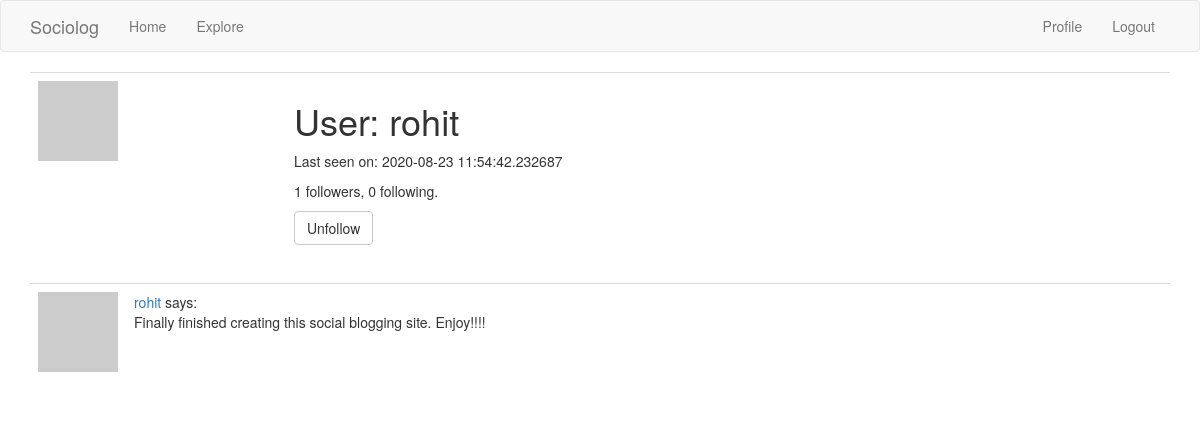
Screenshot of /user/rohit (signed in) with the database file from the repository.
### app/models.py (models this page shows, shortened)
class User(UserMixin, db.Model):
	id = db.Column(db.Integer, primary_key=True)
	username = db.Column(db.String(64), index=True, unique=True)
	email = db.Column(db.String(120), index=True, unique=True)
	password_hash = db.Column(db.String(128))
	posts = db.relationship('Post', backref='author', lazy='dynamic')
	about_me = db.Column(db.String(140))
	last_seen = db.Column(db.DateTime, default=datetime.utcnow)
	def avatar(self, size):
		digest = md5(self.email.lower().encode('utf-8')).hexdigest()
		return 'https://www.gravatar.com/avatar/{}?d=identicon&s={}'.format(
			digest, size)
	followed = db.relationship(
		'User', secondary=followers,
		primaryjoin=(followers.c.follower_id == id),
		secondaryjoin=(followers.c.followed_id == id),
		backref=db.backref('followers', lazy='dynamic'), lazy='dynamic')
	def is_following(self, user):
		return self.followed.filter(
			followers.c.followed_id == user.id).count() > 0

class Post(db.Model):
	id = db.Column(db.Integer, primary_key=True)
	body = db.Column(db.String(140))
	timestamp = db.Column(db.DateTime, index=True, default=datetime.utcnow)
	user_id = db.Column(db.Integer, db.ForeignKey('user.id'))

### app/routes.py (the view)
@app.route('/user/<username>')
@login_required
def user(username):
	user = User.query.filter_by(username=username).first_or_404()
	posts = user.posts.order_by(Post.timestamp.desc())
	form = EmptyForm()
	return render_template('user.html', user=user, posts=posts, form=form)

### app/forms.py
class EmptyForm(FlaskForm):
	submit = SubmitField('Submit')

### app/models.py (called while the page is built)
@login.user_loader
def load_user(id):
	return User.query.get(int(id))

### app/routes.py (called while the page is built)
@app.before_request
def before_request():
	if current_user.is_authenticated:
		current_user.last_seen = datetime.utcnow()
		db.session.commit()

### app/templates/user.html (shortened to what this page needs)
{% extends "base.html" %}
{% block app_content %}
    <table class="table table-hover">
        <tr>
            <td width="256px"><img src="{{ user.avatar(256) }}"></td>
            <td>
                <h1>User: {{ user.username }}</h1>
                {% if user.last_seen %}<p>Last seen on: {{ user.last_seen }}</p>{% endif %}
                <p>{{ user.followers.count() }} followers, {{ user.followed.count() }} following.</p>
                {% if user == current_user %}
                <p><a href="{{ url_for('edit_profile') }}">Edit your profile</a></p>
                {% else %}
                <p>
                    <form action="{{ url_for('unfollow', username=user.username) }}" method="post">
                        {{ form.submit(value='Unfollow', class_='btn btn-default') }}
                    </form>
                </p>
                {% endif %}
            </td>
        </tr>
    </table>
    {% for post in posts %}
        {% include '_post.html' %}
    {% endfor %}
{% endblock %}

### app/templates/_post.html
    <table class="table table-hover">
        <tr>
            <td width="70px">
                <a href="{{ url_for('user', username=post.author.username) }}">
                    <img src="{{ post.author.avatar(70) }}" />
                </a>
            </td>
            <td>
                <a href="{{ url_for('user', username=post.author.username) }}">
                    {{ post.author.username }}
                </a>
                says:
                <br>
                {{ post.body }}
            </td>
        </tr>
    </table>

### rows the page displays
User: username "rohit", last_seen "2020-08-23 11:54:42.232687"
Post: author.username "rohit", body "Finally finished creating this social blogging site. Enjoy!!!!"

### other values shown
{{ user.followers.count() }} "1"
{{ user.followed.count() }} "0"
